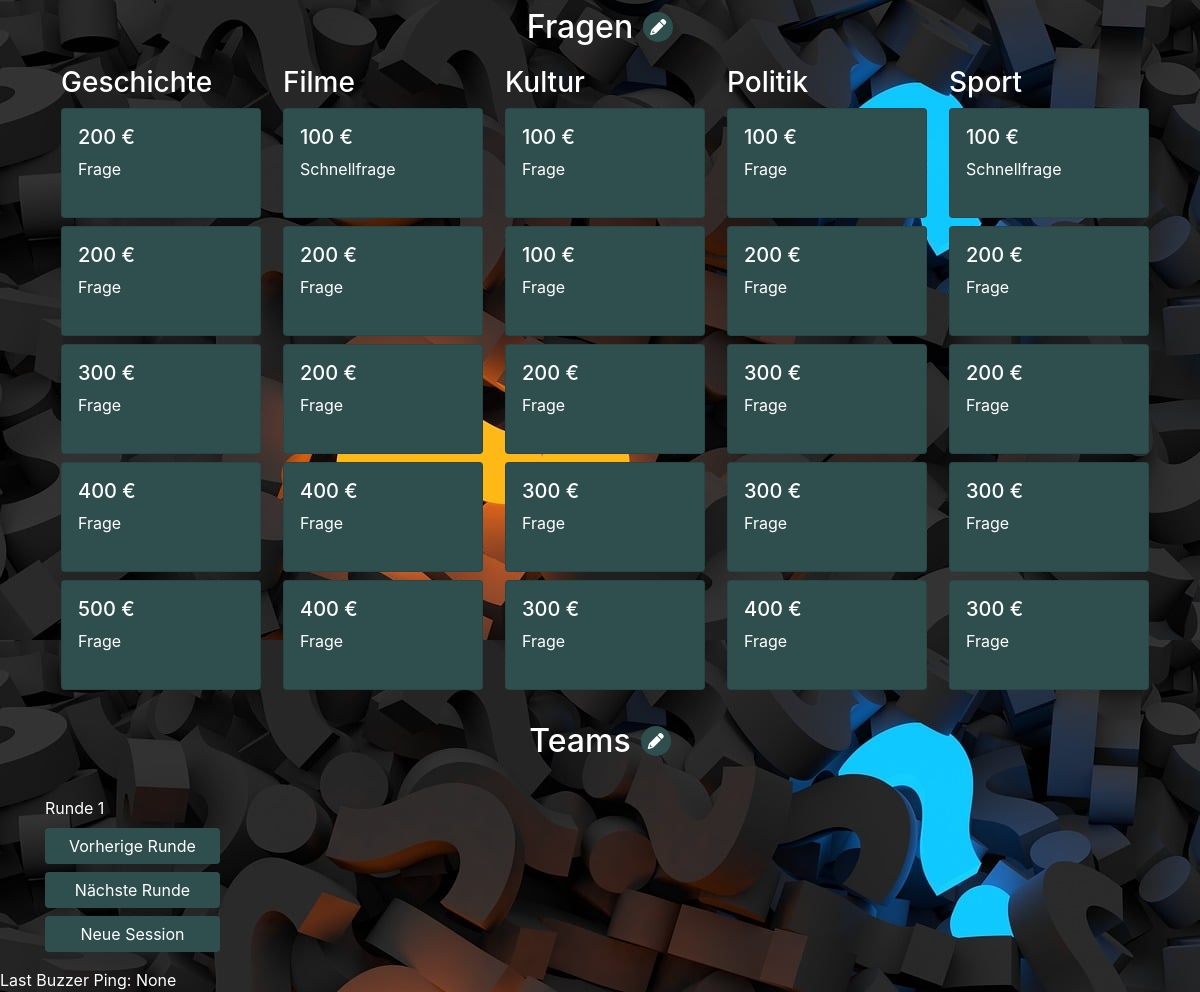
The page / on the database its author committed.
### tables this page shows
CREATE TABLE questions (
                ﻿question_id INTEGER PRIMARY KEY,
                question TEXT,
                answer TEXT,
                category TEXT,
                type TEXT,
                points INTEGER
            );

### app.py (the view)
@app.route('/')
def index():
    global selected_question_id
    selected_question_id = None
    teams = dao.get_teams()
    answered_questions = dao.get_answered_questions_of_round(session_id, round_number)
    answered_question_ids = [question_id for question_id, _ in answered_questions]
    question_matrix = get_question_matrix_from_json_ids(dao, round_number, rounds_json_filepath)
    return render_template('index.html', question_matrix=question_matrix, answered_question_ids=answered_question_ids, teams=teams, round_number=round_number, last_buzzer_ping=last_buzzer_ping)

### database_access.py (called while the page is built)
    def get_db_connection(self) -> tuple[sqlite3.Connection, sqlite3.Cursor]:
        try:
            conn = sqlite3.connect(self.dbfile, check_same_thread=False)
            cursor = conn.cursor()
            cursor.row_factory = sqlite3.Row
            return conn, cursor
        except sqlite3.Error as err:
            error_handler(err,traceback.format_exc())

    def get_multiple_questions_by_ids(self, question_ids):
        try:
            conn, cursor = self.get_db_connection()
            placeholders = ','.join('?' for _ in question_ids)
            query = f'SELECT * FROM questions WHERE question_id IN ({placeholders}) ORDER BY points ASC'
            questions = cursor.execute(query, question_ids).fetchall()
            conn.close()
            return questions
        except sqlite3.Error as err:
            error_handler(err, traceback.format_exc())

    def get_teams(self) -> list:
        try:
            conn, cursor = self.get_db_connection()
            teams = cursor.execute('SELECT * FROM teams').fetchall()
            conn.close()
            return teams
        except sqlite3.Error as err:
            error_handler(err,traceback.format_exc())

    def get_answered_questions_of_round(self, session_id, round_number) -> list:
        try:
            conn, cursor = self.get_db_connection()
            result = cursor.execute('SELECT question_id, team_id FROM sessions WHERE session_id = ? AND round_number = ? AND points >= 0', (session_id, round_number)).fetchall()
            conn.close()
            return [(r["question_id"], r["team_id"]) for r in result]
        except sqlite3.Error as err:
            self.error_handler(err, traceback.format_exc())
            return None

### question_selector.py (called while the page is built)
def get_question_matrix_from_json_ids(dao, round_number, json_filepath):
    question_matrix = []
    with open(json_filepath, 'r') as file:
        parsed_data = json.load(file)
        json_obj = next((item for item in parsed_data if item["round_number"] == round_number), None)
        questions = json_obj.get("questions")
        if questions:
            for category in questions:
                question_ids = questions[category]
                if question_ids:
                    question_matrix.append(dao.get_multiple_questions_by_ids(question_ids))
    return question_matrix

### templates/index.html (shortened to what this page needs)
<!DOCTYPE html>
<html lang="en">
<head>
    <link rel="stylesheet" href="https://stackpath.bootstrapcdn.com/bootstrap/4.5.2/css/bootstrap.min.css">
    <link rel="stylesheet" href="https://cdnjs.cloudflare.com/ajax/libs/font-awesome/6.0.0-beta3/css/all.min.css">
</head>
<body>
    <div class="container">
        <div class="header mt-2">
            <h2>Fragen</h2>
            <button id="toggle-question-settings-btn" class="btn btn-primary btn-icon">
                <i class="fas fa-pencil-alt"></i>
            </button>
        </div>
        <div class="row my-3">
            {% for category in question_matrix %}
                <div class="col-md-2 mx-3">
                    <div class="category-block">
                        <h3>{{ category[0]["category"] }}</h3>
                        <div class="d-flex flex-column">
                            {% for question in category %}
                                <div class="card question-card mb-2 {{ "answered" if question["question_id"] in answered_question_ids }}" data-question-id="{{ question["question_id"] }}"">
                                    <div class="card-body">
                                        <h5 class="card-title">{{ question["points"] }} €</h5>
                                        <p class="card-text">{{ question["type"] }}</p>
                                    </div>
                                </div>
                            {% endfor %}
                        </div>
                    </div>
                </div>
            {% endfor %}
        </div>
        <div class="row mt-4">
            <div class="col-md-12">
                <div class="team-cards-wrapper">
                    <div class="header">
                        <h2>Teams</h2>
                        <button id="toggle-team-settings-btn" class="btn btn-primary btn-icon">
                            <i class="fas fa-pencil-alt"></i>
                        </button>
                    </div>
                </div>
            </div>
        </div>
        <div class="my-3">
            <div class="mt-2">
                <span class="session-controls">Runde <span id="round-number">{{ round_number }}</span></span>
            </div>
            <form action="{{ url_for("previous_round") }}" method="post" class="mt-2">
                <button type="submit" class="btn btn-primary session-controls">Vorherige Runde</button>
            </form>
            <form action="{{ url_for("next_round") }}" method="post" class="mt-2">
                <button type="submit" class="btn btn-primary session-controls">Nächste Runde</button>
            </form>
            <form action="{{ url_for("new_session") }}" method="post" class="mt-2">
                <button type="submit" class="btn btn-primary session-controls">Neue Session</button>
            </form>
        </div>
    </div>
    <span>Last Buzzer Ping:</span>
    <span>{{ last_buzzer_ping }}</span>
</body>
</html>

### templates/index.html (style rules this page uses)
body { color: white; background-image: url("/static/images/question-mark.png"); }
.btn-primary { background-color: darkslategrey; border: none; }
.question-card { cursor: pointer; }
.card { background-color: darkslategrey; height: 110px; width: 200px; }
.card-body { padding: 1rem; }
.card-title { margin-bottom: 0.5rem; overflow: hidden; white-space: nowrap; text-overflow: ellipsis; max-width: 150px; }
.category-block { width: 100%; }
.team-cards-wrapper { text-align: center; }
.header { display: flex; align-items: center; justify-content: center; gap: 10px; margin-bottom: 20px; }
.header h2 { margin: 0; }
.btn-icon { width: 30px; height: 30px; padding: 0; border-radius: 50%; border: none; display: flex; align-items: center; justify-content: center; background-color: darkslategrey; }
.session-controls { width: 175px; }

### rows shown on the page
questions: category "Geschichte", points "200", type "Frage"
questions: points "200", type "Frage"
questions: points "300", type "Frage"
questions: points "400", type "Frage"
questions: points "500", type "Frage"
questions: category "Filme", points "100", type "Schnellfrage"
questions: points "200", type "Frage"
questions: points "200", type "Frage"
questions: points "400", type "Frage"
questions: points "400", type "Frage"
questions: category "Kultur", points "100", type "Frage"
questions: points "100", type "Frage"
questions: points "200", type "Frage"
questions: points "300", type "Frage"
questions: points "300", type "Frage"
questions: category "Politik", points "100", type "Frage"
questions: points "200", type "Frage"
questions: points "300", type "Frage"
questions: points "300", type "Frage"
questions: points "400", type "Frage"
questions: category "Sport", points "100", type "Schnellfrage"
questions: points "200", type "Frage"
questions: points "200", type "Frage"
questions: points "300", type "Frage"
questions: points "300", type "Frage"

### other values the page prints
{{ round_number }} "1"
{{ last_buzzer_ping }} "None"
